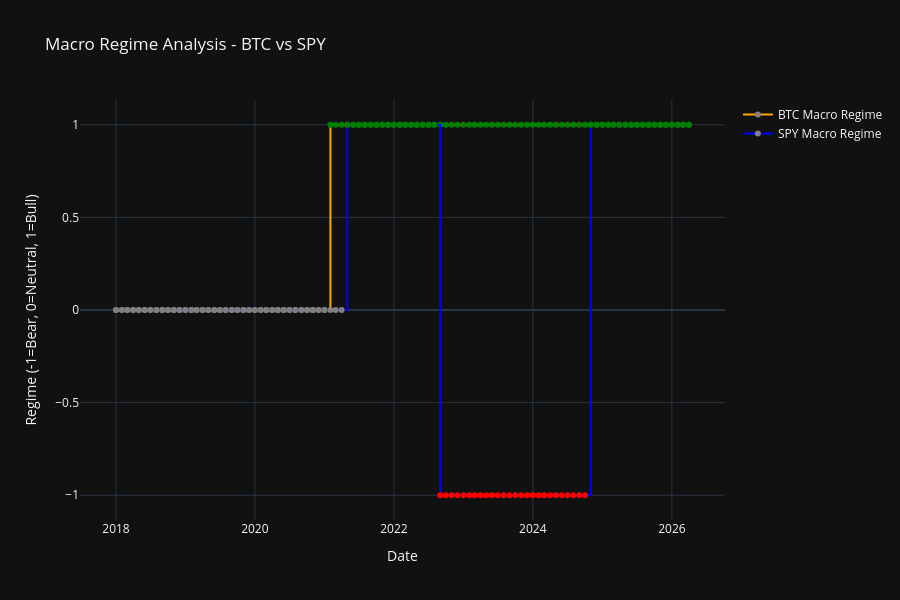

Source (notebook cell):
### Code cell
fig = go.Figure()

fig.add_trace(go.Scatter(
    x=macro_result_df.index,
    y=macro_result_df['BTC_Macro'],
    mode='lines+markers',
    line_shape='hv',
    name='BTC Macro Regime',
    line=dict(color='orange', width=2),
    marker=dict(color=['red' if m == -1 else 'green' if m == 1 else 'gray' for m in macro_result_df['BTC_Macro']])
))

fig.add_trace(go.Scatter(
    x=macro_result_df.index,
    y=macro_result_df['SPY_Macro'],
    mode='lines+markers',
    line_shape='hv',
    name='SPY Macro Regime',
    line=dict(color='blue', width=2),
    marker=dict(color=['red' if m == -1 else 'green' if m == 1 else 'gray' for m in macro_result_df['SPY_Macro']])
))

fig.update_layout(
    title='Macro Regime Analysis - BTC vs SPY',
    xaxis_title='Date',
    yaxis_title='Regime (-1=Bear, 0=Neutral, 1=Bull)',
    template='plotly_dark',
    height=600,
    showlegend=True
)

fig.show()

### Figure 1 — Plotly figure (JSON) as saved in the notebook; plotly's stock layout.template omitted (floating-point values rounded to 4 significant figures)
{"data": [{"line": {"color": "orange", "shape": "hv", "width": 2}, "marker": {"color": ["gray", "gray", "gray", "gray", "gray", "gray", "gray", "gray", "gray", "gray", "gray", "gray", "gray", "gray", "gray", "gray", "gray", "gray", "gray", "gray", "gray", "gray", "gray", "gray", "gray", "gray", "gray", "gray", "gray", "gray", "gray", "gray", "gray", "gray", "gray", "gray", "gray", "green", "green", "green", "green", "green", "green", "green", "green", "green", "green", "green", "green", "green", "green", "green", "green", "green", "green", "green", "green", "green", "green", "green", "green", "green", "green", "green", "green", "green", "green", "green", "green", "green", "green", "green", "green", "green", "green", "green", "green", "green", "green", "green", "green", "green", "green", "green", "green", "green", "green", "green", "green", "green", "green", "green", "green", "green", "green", "green", "green", "green", "green", "green"]}, "mode": "lines+markers", "name": "BTC Macro Regime", "type": "scatter", "x": ["2018-01-01T00:00:00", "2018-02-01T00:00:00", "2018-03-01T00:00:00", "2018-04-01T00:00:00", "2018-05-01T00:00:00", "2018-06-01T00:00:00", "2018-07-01T00:00:00", "2018-08-01T00:00:00", "2018-09-01T00:00:00", "2018-10-01T00:00:00", "2018-11-01T00:00:00", "2018-12-01T00:00:00", "2019-01-01T00:00:00", "2019-02-01T00:00:00", "2019-03-01T00:00:00", "2019-04-01T00:00:00", "2019-05-01T00:00:00", "2019-06-01T00:00:00", "2019-07-01T00:00:00", "2019-08-01T00:00:00", "2019-09-01T00:00:00", "2019-10-01T00:00:00", "2019-11-01T00:00:00", "2019-12-01T00:00:00", "2020-01-01T00:00:00", "2020-02-01T00:00:00", "2020-03-01T00:00:00", "2020-04-01T00:00:00", "2020-05-01T00:00:00", "2020-06-01T00:00:00", "2020-07-01T00:00:00", "2020-08-01T00:00:00", "2020-09-01T00:00:00", "2020-10-01T00:00:00", "2020-11-01T00:00:00", "2020-12-01T00:00:00", "2021-01-01T00:00:00", "2021-02-01T00:00:00", "2021-03-01T00:00:00", "2021-04-01T00:00:00", "2021-05-01T00:00:00", "2021-06-01T00:00:00", "2021-07-01T00:00:00", "2021-08-01T00:00:00", "2021-09-01T00:00:00", "2021-10-01T00:00:00", "2021-11-01T00:00:00", "2021-12-01T00:00:00", "2022-01-01T00:00:00", "2022-02-01T00:00:00", "2022-03-01T00:00:00", "2022-04-01T00:00:00", "2022-05-01T00:00:00", "2022-06-01T00:00:00", "2022-07-01T00:00:00", "2022-08-01T00:00:00", "2022-09-01T00:00:00", "2022-10-01T00:00:00", "2022-11-01T00:00:00", "2022-12-01T00:00:00", "2023-01-01T00:00:00", "2023-02-01T00:00:00", "2023-03-01T00:00:00", "2023-04-01T00:00:00", "2023-05-01T00:00:00", "2023-06-01T00:00:00", "2023-07-01T00:00:00", "2023-08-01T00:00:00", "2023-09-01T00:00:00", "2023-10-01T00:00:00", "2023-11-01T00:00:00", "2023-12-01T00:00:00", "2024-01-01T00:00:00", "2024-02-01T00:00:00", "2024-03-01T00:00:00", "2024-04-01T00:00:00", "2024-05-01T00:00:00", "2024-06-01T00:00:00", "2024-07-01T00:00:00", "2024-08-01T00:00:00", "2024-09-01T00:00:00", "2024-10-01T00:00:00", "2024-11-01T00:00:00", "2024-12-01T00:00:00", "2025-01-01T00:00:00", "2025-02-01T00:00:00", "2025-03-01T00:00:00", "2025-04-01T00:00:00", "2025-05-01T00:00:00", "2025-06-01T00:00:00", "2025-07-01T00:00:00", "2025-08-01T00:00:00", "2025-09-01T00:00:00", "2025-10-01T00:00:00", "2025-11-01T00:00:00", "2025-12-01T00:00:00", "2026-01-01T00:00:00", "2026-02-01T00:00:00", "2026-03-01T00:00:00", "2026-04-01T00:00:00"], "y": [0, 0, 0, 0, 0, 0, 0, 0, 0, 0, 0, 0, 0, 0, 0, 0, 0, 0, 0, 0, 0, 0, 0, 0, 0, 0, 0, 0, 0, 0, 0, 0, 0, 0, 0, 0, 0, 1, 1, 1, 1, 1, 1, 1, 1, 1, 1, 1, 1, 1, 1, 1, 1, 1, 1, 1, 1, 1, 1, 1, 1, 1, 1, 1, 1, 1, 1, 1, 1, 1, 1, 1, 1, 1, 1, 1, 1, 1, 1, 1, 1, 1, 1, 1, 1, 1, 1, 1, 1, 1, 1, 1, 1, 1, 1, 1, 1, 1, 1, 1]}, {"line": {"color": "blue", "shape": "hv", "width": 2}, "marker": {"color": ["gray", "gray", "gray", "gray", "gray", "gray", "gray", "gray", "gray", "gray", "gray", "gray", "gray", "gray", "gray", "gray", "gray", "gray", "gray", "gray", "gray", "gray", "gray", "gray", "gray", "gray", "gray", "gray", "gray", "gray", "gray", "gray", "gray", "gray", "gray", "gray", "gray", "gray", "gray", "gray", "green", "green", "green", "green", "green", "green", "green", "green", "green", "green", "green", "green", "green", "green", "green", "green", "red", "red", "red", "red", "red", "red", "red", "red", "red", "red", "red", "red", "red", "red", "red", "red", "red", "red", "red", "red", "red", "red", "red", "red", "red", "red", "green", "green", "green", "green", "green", "green", "green", "green", "green", "green", "green", "green", "green", "green", "green", "green", "green", "green"]}, "mode": "lines+markers", "name": "SPY Macro Regime", "type": "scatter", "x": ["2018-01-01T00:00:00", "2018-02-01T00:00:00", "2018-03-01T00:00:00", "2018-04-01T00:00:00", "2018-05-01T00:00:00", "2018-06-01T00:00:00", "2018-07-01T00:00:00", "2018-08-01T00:00:00", "2018-09-01T00:00:00", "2018-10-01T00:00:00", "2018-11-01T00:00:00", "2018-12-01T00:00:00", "2019-01-01T00:00:00", "2019-02-01T00:00:00", "2019-03-01T00:00:00", "2019-04-01T00:00:00", "2019-05-01T00:00:00", "2019-06-01T00:00:00", "2019-07-01T00:00:00", "2019-08-01T00:00:00", "2019-09-01T00:00:00", "2019-10-01T00:00:00", "2019-11-01T00:00:00", "2019-12-01T00:00:00", "2020-01-01T00:00:00", "2020-02-01T00:00:00", "2020-03-01T00:00:00", "2020-04-01T00:00:00", "2020-05-01T00:00:00", "2020-06-01T00:00:00", "2020-07-01T00:00:00", "2020-08-01T00:00:00", "2020-09-01T00:00:00", "2020-10-01T00:00:00", "2020-11-01T00:00:00", "2020-12-01T00:00:00", "2021-01-01T00:00:00", "2021-02-01T00:00:00", "2021-03-01T00:00:00", "2021-04-01T00:00:00", "2021-05-01T00:00:00", "2021-06-01T00:00:00", "2021-07-01T00:00:00", "2021-08-01T00:00:00", "2021-09-01T00:00:00", "2021-10-01T00:00:00", "2021-11-01T00:00:00", "2021-12-01T00:00:00", "2022-01-01T00:00:00", "2022-02-01T00:00:00", "2022-03-01T00:00:00", "2022-04-01T00:00:00", "2022-05-01T00:00:00", "2022-06-01T00:00:00", "2022-07-01T00:00:00", "2022-08-01T00:00:00", "2022-09-01T00:00:00", "2022-10-01T00:00:00", "2022-11-01T00:00:00", "2022-12-01T00:00:00", "2023-01-01T00:00:00", "2023-02-01T00:00:00", "2023-03-01T00:00:00", "2023-04-01T00:00:00", "2023-05-01T00:00:00", "2023-06-01T00:00:00", "2023-07-01T00:00:00", "2023-08-01T00:00:00", "2023-09-01T00:00:00", "2023-10-01T00:00:00", "2023-11-01T00:00:00", "2023-12-01T00:00:00", "2024-01-01T00:00:00", "2024-02-01T00:00:00", "2024-03-01T00:00:00", "2024-04-01T00:00:00", "2024-05-01T00:00:00", "2024-06-01T00:00:00", "2024-07-01T00:00:00", "2024-08-01T00:00:00", "2024-09-01T00:00:00", "2024-10-01T00:00:00", "2024-11-01T00:00:00", "2024-12-01T00:00:00", "2025-01-01T00:00:00", "2025-02-01T00:00:00", "2025-03-01T00:00:00", "2025-04-01T00:00:00", "2025-05-01T00:00:00", "2025-06-01T00:00:00", "2025-07-01T00:00:00", "2025-08-01T00:00:00", "2025-09-01T00:00:00", "2025-10-01T00:00:00", "2025-11-01T00:00:00", "2025-12-01T00:00:00", "2026-01-01T00:00:00", "2026-02-01T00:00:00", "2026-03-01T00:00:00", "2026-04-01T00:00:00"], "y": [0, 0, 0, 0, 0, 0, 0, 0, 0, 0, 0, 0, 0, 0, 0, 0, 0, 0, 0, 0, 0, 0, 0, 0, 0, 0, 0, 0, 0, 0, 0, 0, 0, 0, 0, 0, 0, 0, 0, 0, 1, 1, 1, 1, 1, 1, 1, 1, 1, 1, 1, 1, 1, 1, 1, 1, -1, -1, -1, -1, -1, -1, -1, -1, -1, -1, -1, -1, -1, -1, -1, -1, -1, -1, -1, -1, -1, -1, -1, -1, -1, -1, 1, 1, 1, 1, 1, 1, 1, 1, 1, 1, 1, 1, 1, 1, 1, 1, 1, 1]}], "layout": {"height": 600, "showlegend": true, "title": {"text": "Macro Regime Analysis - BTC vs SPY"}, "xaxis": {"title": {"text": "Date"}}, "yaxis": {"title": {"text": "Regime (-1=Bear, 0=Neutral, 1=Bull)"}}}}
